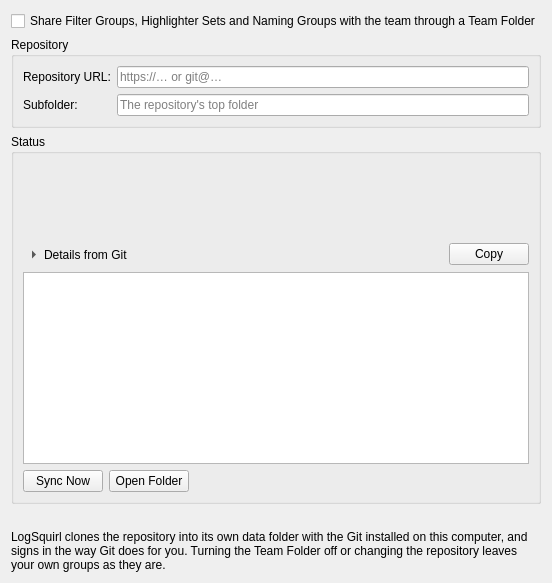
     <widget class="QWidget" name="teamFolderTab">
      <attribute name="title">
       <string>Team Folder</string>
      </attribute>
      <layout class="QVBoxLayout" name="teamFolderLayout">
       <item>
        <widget class="QCheckBox" name="teamFolderCheckBox">
         <property name="text">
          <string>Share Filter Groups, Highlighter Sets and Naming Groups with the team through a Team Folder</string>
         </property>
        </widget>
       </item>
       <item>
        <widget class="QGroupBox" name="teamFolderRepositoryGroup">
         <property name="title">
          <string>Repository</string>
         </property>
         <layout class="QFormLayout" name="teamFolderFormLayout">
          <item row="0" column="0">
           <widget class="QLabel" name="teamFolderUrlLabel">
            <property name="text">
             <string>Repository URL:</string>
            </property>
            <property name="buddy">
             <cstring>teamFolderUrlEdit</cstring>
            </property>
           </widget>
          </item>
          <item row="0" column="1">
           <widget class="QLineEdit" name="teamFolderUrlEdit">
            <property name="placeholderText">
             <string>https://… or git@…</string>
            </property>
           </widget>
          </item>
          <item row="1" column="0">
           <widget class="QLabel" name="teamFolderSubfolderLabel">
            <property name="text">
             <string>Subfolder:</string>
            </property>
            <property name="buddy">
             <cstring>teamFolderSubfolderEdit</cstring>
            </property>
           </widget>
          </item>
          <item row="1" column="1">
           <widget class="QLineEdit" name="teamFolderSubfolderEdit">
            <property name="placeholderText">
             <string>The repository's top folder</string>
            </property>
           </widget>
          </item>
         </layout>
        </widget>
       </item>
       <item>
        <widget class="QGroupBox" name="teamFolderStatusGroup">
         <property name="title">
          <string>Status</string>
         </property>
         <layout class="QVBoxLayout" name="teamFolderStatusLayout">
          <item>
           <layout class="QHBoxLayout" name="teamFolderStatusLineLayout">
            <item>
             <widget class="QLabel" name="teamFolderStatusIconLabel"/>
            </item>
            <item>
             <widget class="QLabel" name="teamFolderStatusHeadingLabel">
              <property name="sizePolicy">
               <sizepolicy hsizetype="Expanding" vsizetype="Preferred">
                <horstretch>1</horstretch>
                <verstretch>0</verstretch>
               </sizepolicy>
              </property>
              <property name="textInteractionFlags">
               <set>Qt::TextSelectableByMouse</set>
              </property>
             </widget>
            </item>
           </layout>
          </item>
          <item>
           <widget class="QLabel" name="teamFolderHintLabel">
            <property name="wordWrap">
             <bool>true</bool>
            </property>
            <property name="textFormat">
             <enum>Qt::PlainText</enum>
            </property>
            <property name="textInteractionFlags">
             <set>Qt::TextSelectableByMouse</set>
            </property>
           </widget>
          </item>
          <item>
           <widget class="QLabel" name="teamFolderRemarksLabel">
            <property name="wordWrap">
             <bool>true</bool>
            </property>
            <property name="textFormat">
             <enum>Qt::PlainText</enum>
            </property>
            <property name="textInteractionFlags">
             <set>Qt::TextSelectableByMouse</set>
            </property>
           </widget>
          </item>
          <item>
           <widget class="QLabel" name="teamFolderLastSyncedLabel">
            <property name="textFormat">
             <enum>Qt::PlainText</enum>
            </property>
            <property name="textInteractionFlags">
             <set>Qt::TextSelectableByMouse</set>
            </property>
           </widget>
          </item>
          <item>
           <widget class="QWidget" name="teamFolderDetailsHeader">
            <layout class="QHBoxLayout" name="teamFolderDetailsHeaderLayout">
             <property name="leftMargin">
              <number>0</number>
             </property>
             <property name="topMargin">
              <number>0</number>
             </property>
             <property name="rightMargin">
              <number>0</number>
             </property>
             <property name="bottomMargin">
              <number>0</number>
             </property>
             <item>
              <widget class="QToolButton" name="teamFolderDetailsButton">
               <property name="text">
                <string>Details from Git</string>
               </property>
               <property name="checkable">
                <bool>true</bool>
               </property>
               <property name="toolButtonStyle">
                <enum>Qt::ToolButtonTextBesideIcon</enum>
               </property>
               <property name="autoRaise">
                <bool>true</bool>
               </property>
               <property name="arrowType">
                <enum>Qt::RightArrow</enum>
               </property>
              </widget>
             </item>
             <item>
              <spacer name="teamFolderDetailsHeaderSpacer">
               <property name="orientation">
                <enum>Qt::Horizontal</enum>
               </property>
               <property name="sizeHint" stdset="0">
                <size>
                 <width>20</width>
                 <height>0</height>
                </size>
               </property>
              </spacer>
             </item>
             <item>
              <widget class="QPushButton" name="teamFolderCopyDetailsButton">
               <property name="text">
                <string>Copy</string>
               </property>
               <property name="toolTip">
                <string>Copy Git's output to the clipboard</string>
               </property>
              </widget>
             </item>
            </layout>
           </widget>
          </item>
          <item>
           <widget class="QPlainTextEdit" name="teamFolderDetailsEdit">
            <property name="readOnly">
             <bool>true</bool>
            </property>
            <property name="lineWrapMode">
             <enum>QPlainTextEdit::NoWrap</enum>
            </property>
            <property name="textInteractionFlags">
             <set>Qt::TextSelectableByKeyboard|Qt::TextSelectableByMouse</set>
            </property>
           </widget>
          </item>
          <item>
           <layout class="QHBoxLayout" name="teamFolderSyncLayout">
            <item>
             <widget class="QPushButton" name="teamFolderSyncButton">
              <property name="text">
               <string>Sync Now</string>
              </property>
             </widget>
            </item>
            <item>
             <widget class="QPushButton" name="teamFolderOpenFolderButton">
              <property name="text">
               <string>Open Folder</string>
              </property>
              <property name="toolTip">
               <string>Open the Team Folder's clone in the file manager</string>
              </property>
             </widget>
            </item>
            <item>
             <spacer name="teamFolderSyncSpacer">
              <property name="orientation">
               <enum>Qt::Horizontal</enum>
              </property>
              <property name="sizeHint" stdset="0">
               <size>
                <width>20</width>
                <height>0</height>
               </size>
              </property>
             </spacer>
            </item>
           </layout>
          </item>
         </layout>
        </widget>
       </item>
       <item>
        <spacer name="teamFolderVerticalSpacer">
         <property name="orientation">
          <enum>Qt::Vertical</enum>
         </property>
         <property name="sizeHint" stdset="0">
          <size>
           <width>20</width>
           <height>20</height>
          </size>
         </property>
        </spacer>
       </item>
       <item>
        <widget class="QLabel" name="teamFolderNoteLabel">
         <property name="text">
          <string>LogSquirl clones the repository into its own data folder with the Git installed on this computer, and signs in the way Git does for you. Turning the Team Folder off or changing the repository leaves your own groups as they are.</string>
         </property>
         <property name="wordWrap">
          <bool>true</bool>
         </property>
        </widget>
       </item>
      </layout>
     </widget>
